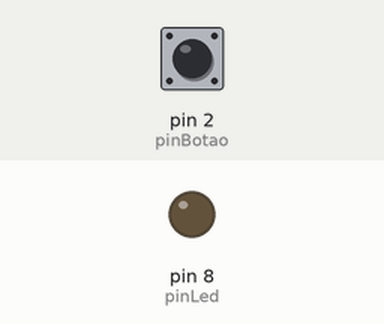
The sketch below on a simulated Arduino Uno, built with avr-gcc and run on an emulated ATmega328P. On the bench: output pins drawn as LEDs (lit = HIGH). Dashed ring = blinking. The test bench sets the inputs (shaded band); at power-on: pin 2 (pinBotao) LOW.

Above: at 1.2 s.
1.3 s: pin 2 (pinBotao) pulled HIGH for 1 s
At 1.55 s:
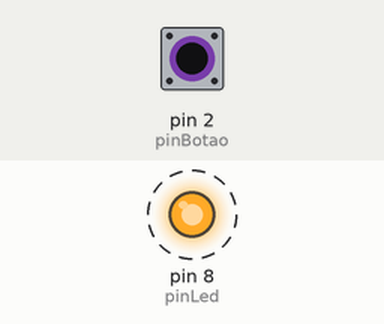
4.3 s: pin 2 (pinBotao) pulled HIGH for 3.2 s
At 8.4 s:
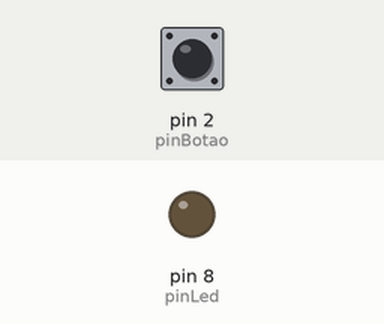
Timing chart, 0 to 9.9 s (numbered marks = the images above; inputs shaded):
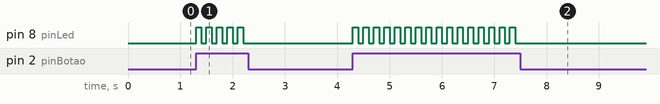

Measured:
- after the input at 1.3 s, pin 8 (pinLed): alternates HIGH for 0.10 s and LOW for 0.10 s, 10 changes in all, then stays LOW, starting at once
- after the input at 4.3 s, pin 8 (pinLed): alternates HIGH for 0.10 s and LOW for 0.10 s, 32 changes in all, then stays LOW, starting at once

The sketch:

led_pisca_pisca-speeder.ino
```cpp
#define pinLed 8
#define pinBotao 2

void setup() {
  pinMode(pinLed, OUTPUT);
  pinMode(pinBotao, INPUT);
}
void loop() {
  while (digitalRead(pinBotao) == HIGH) {
    digitalWrite(pinLed, HIGH);
    delay(100);
    digitalWrite(pinLed, LOW);
    delay(100);
  }
}
```
